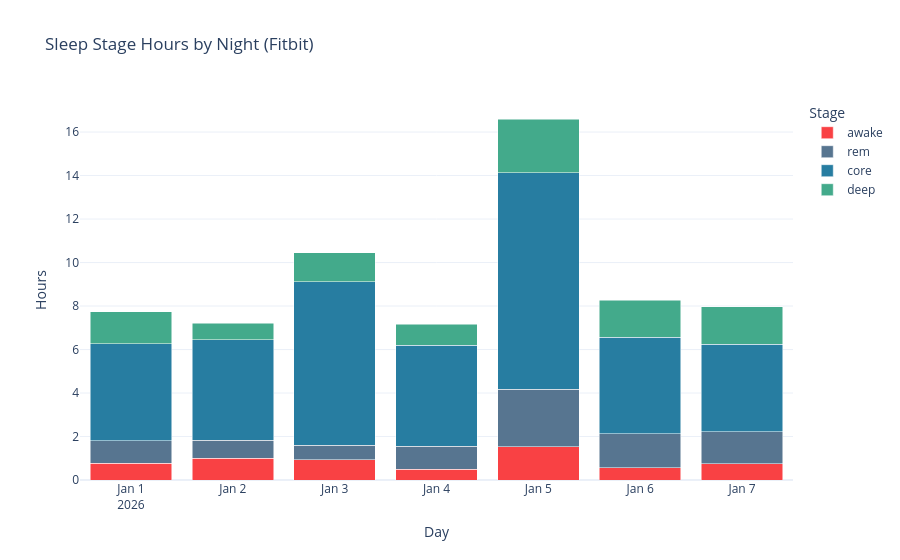
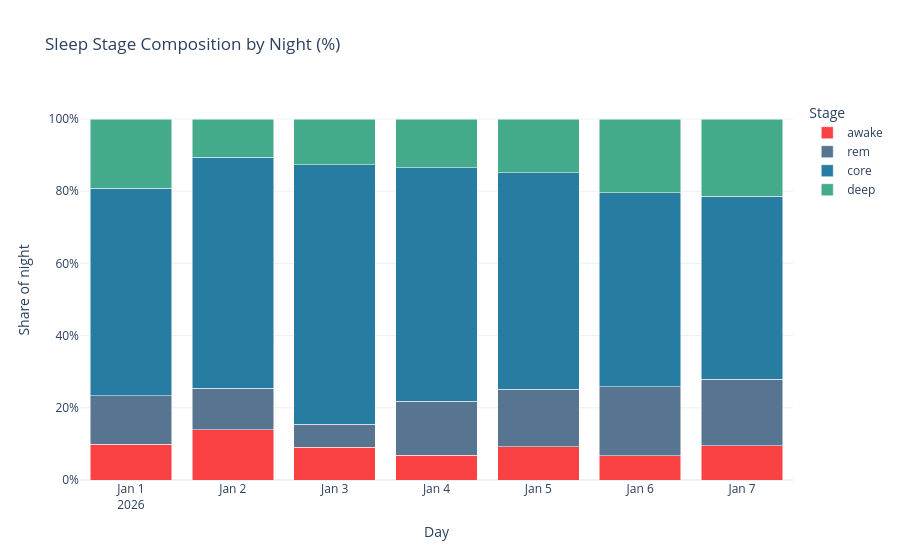
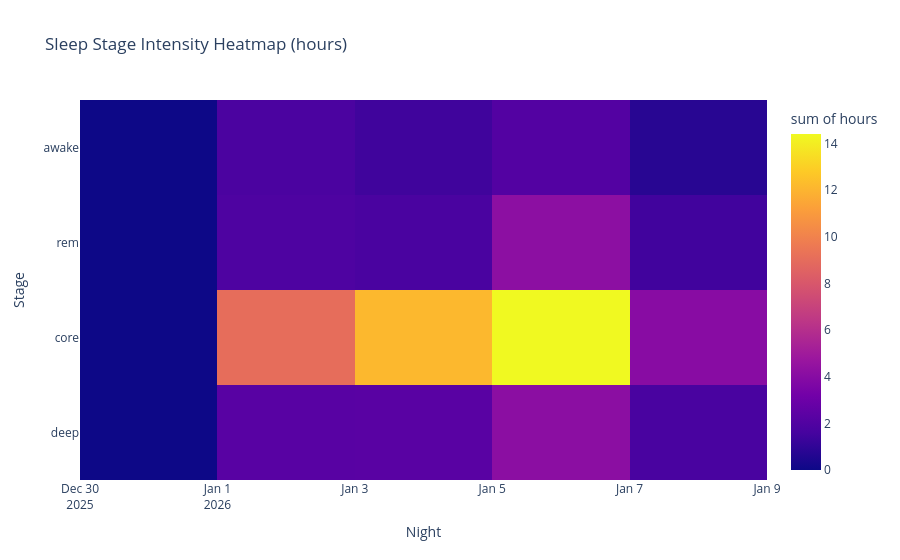

Notebook code for these charts, in order:
### Code cell
stage_order = ['awake', 'rem', 'core', 'deep', 'unknown']
color_map = {
    'awake': '#F94144',
    'rem': '#577590',
    'core': '#277DA1',
    'deep': '#43AA8B',
    'asleep': '#9E9E9E',
    'unknown': '#9E9E9E'
}

plot_df = df.copy()
plot_df['stage'] = pd.Categorical(plot_df['stage'], categories=stage_order + ['asleep'], ordered=True)
plot_df = plot_df.sort_values(['day', 'stage'])

night_totals = plot_df.groupby('day', as_index=False)['hours'].sum().rename(columns={'hours': 'total_hours'})
print(f"Average total sleep/night: {night_totals['total_hours'].mean():.2f} h")

# 1) Absolute stage hours per night
fig = px.bar(
    plot_df,
    x='day',
    y='hours',
    color='stage',
    category_orders={'stage': stage_order},
    color_discrete_map=color_map,
    title='Sleep Stage Hours by Night (Fitbit)',
    barmode='stack'
)
fig.update_layout(template='plotly_white', xaxis_title='Day', yaxis_title='Hours', legend_title='Stage')
fig.show()

# 2) Stage composition (% of each night)
pct_df = plot_df.copy()
pct_df['pct'] = pct_df['hours'] / pct_df.groupby('day')['hours'].transform('sum')
fig2 = px.bar(
    pct_df,
    x='day',
    y='pct',
    color='stage',
    category_orders={'stage': stage_order},
    color_discrete_map=color_map,
    title='Sleep Stage Composition by Night (%)',
    barmode='stack'
)
fig2.update_yaxes(tickformat='.0%')
fig2.update_layout(template='plotly_white', xaxis_title='Day', yaxis_title='Share of night', legend_title='Stage')
fig2.show()

# 3) Heatmap
heat_df = plot_df.copy()
heat_df['day_str'] = heat_df['day'].dt.strftime('%Y-%m-%d')
fig3 = px.density_heatmap(
    heat_df,
    x='day_str',
    y='stage',
    z='hours',
    histfunc='sum',
    category_orders={'stage': stage_order},
    title='Sleep Stage Intensity Heatmap (hours)'
)
fig3.update_layout(template='plotly_white', xaxis_title='Night', yaxis_title='Stage')
fig3.show()

### Figure 1 — Plotly figure (JSON) as saved in the notebook; plotly's stock layout.template omitted (floating-point values rounded to 4 significant figures)
{"data": [{"hovertemplate": "stage=awake<br>day=%{x}<br>hours=%{y}<extra></extra>", "legendgroup": "awake", "marker": {"color": "#F94144", "pattern": {"shape": ""}}, "name": "awake", "orientation": "v", "showlegend": true, "textposition": "auto", "type": "bar", "x": ["2026-01-01T00:00:00", "2026-01-02T00:00:00", "2026-01-03T00:00:00", "2026-01-04T00:00:00", "2026-01-05T00:00:00", "2026-01-06T00:00:00", "2026-01-07T00:00:00"], "xaxis": "x", "y": [0.7667, 1.0, 0.9417, 0.4917, 1.533, 0.5583, 0.7583], "yaxis": "y"}, {"hovertemplate": "stage=rem<br>day=%{x}<br>hours=%{y}<extra></extra>", "legendgroup": "rem", "marker": {"color": "#577590", "pattern": {"shape": ""}}, "name": "rem", "orientation": "v", "showlegend": true, "textposition": "auto", "type": "bar", "x": ["2026-01-01T00:00:00", "2026-01-02T00:00:00", "2026-01-03T00:00:00", "2026-01-04T00:00:00", "2026-01-05T00:00:00", "2026-01-06T00:00:00", "2026-01-07T00:00:00"], "xaxis": "x", "y": [1.042, 0.8333, 0.6667, 1.067, 2.633, 1.575, 1.467], "yaxis": "y"}, {"hovertemplate": "stage=core<br>day=%{x}<br>hours=%{y}<extra></extra>", "legendgroup": "core", "marker": {"color": "#277DA1", "pattern": {"shape": ""}}, "name": "core", "orientation": "v", "showlegend": true, "textposition": "auto", "type": "bar", "x": ["2026-01-01T00:00:00", "2026-01-02T00:00:00", "2026-01-03T00:00:00", "2026-01-04T00:00:00", "2026-01-05T00:00:00", "2026-01-06T00:00:00", "2026-01-07T00:00:00"], "xaxis": "x", "y": [4.45, 4.608, 7.517, 4.633, 9.967, 4.442, 4.025], "yaxis": "y"}, {"hovertemplate": "stage=deep<br>day=%{x}<br>hours=%{y}<extra></extra>", "legendgroup": "deep", "marker": {"color": "#43AA8B", "pattern": {"shape": ""}}, "name": "deep", "orientation": "v", "showlegend": true, "textposition": "auto", "type": "bar", "x": ["2026-01-01T00:00:00", "2026-01-02T00:00:00", "2026-01-03T00:00:00", "2026-01-04T00:00:00", "2026-01-05T00:00:00", "2026-01-06T00:00:00", "2026-01-07T00:00:00"], "xaxis": "x", "y": [1.483, 0.7583, 1.317, 0.9667, 2.467, 1.683, 1.708], "yaxis": "y"}], "layout": {"barmode": "stack", "legend": {"title": {"text": "Stage"}, "tracegroupgap": 0}, "title": {"text": "Sleep Stage Hours by Night (Fitbit)"}, "xaxis": {"anchor": "y", "domain": [0, 1], "title": {"text": "Day"}}, "yaxis": {"anchor": "x", "domain": [0, 1], "title": {"text": "Hours"}}}}

### Figure 2 — Plotly figure (JSON) as saved in the notebook; plotly's stock layout.template omitted (floating-point values rounded to 4 significant figures)
{"data": [{"hovertemplate": "stage=awake<br>day=%{x}<br>pct=%{y}<extra></extra>", "legendgroup": "awake", "marker": {"color": "#F94144", "pattern": {"shape": ""}}, "name": "awake", "orientation": "v", "showlegend": true, "textposition": "auto", "type": "bar", "x": ["2026-01-01T00:00:00", "2026-01-02T00:00:00", "2026-01-03T00:00:00", "2026-01-04T00:00:00", "2026-01-05T00:00:00", "2026-01-06T00:00:00", "2026-01-07T00:00:00"], "xaxis": "x", "y": [0.09903, 0.1389, 0.09018, 0.06868, 0.09237, 0.06761, 0.09529], "yaxis": "y"}, {"hovertemplate": "stage=rem<br>day=%{x}<br>pct=%{y}<extra></extra>", "legendgroup": "rem", "marker": {"color": "#577590", "pattern": {"shape": ""}}, "name": "rem", "orientation": "v", "showlegend": true, "textposition": "auto", "type": "bar", "x": ["2026-01-01T00:00:00", "2026-01-02T00:00:00", "2026-01-03T00:00:00", "2026-01-04T00:00:00", "2026-01-05T00:00:00", "2026-01-06T00:00:00", "2026-01-07T00:00:00"], "xaxis": "x", "y": [0.1346, 0.1157, 0.06385, 0.149, 0.1586, 0.1907, 0.1843], "yaxis": "y"}, {"hovertemplate": "stage=core<br>day=%{x}<br>pct=%{y}<extra></extra>", "legendgroup": "core", "marker": {"color": "#277DA1", "pattern": {"shape": ""}}, "name": "core", "orientation": "v", "showlegend": true, "textposition": "auto", "type": "bar", "x": ["2026-01-01T00:00:00", "2026-01-02T00:00:00", "2026-01-03T00:00:00", "2026-01-04T00:00:00", "2026-01-05T00:00:00", "2026-01-06T00:00:00", "2026-01-07T00:00:00"], "xaxis": "x", "y": [0.5748, 0.64, 0.7199, 0.6473, 0.6004, 0.5378, 0.5058], "yaxis": "y"}, {"hovertemplate": "stage=deep<br>day=%{x}<br>pct=%{y}<extra></extra>", "legendgroup": "deep", "marker": {"color": "#43AA8B", "pattern": {"shape": ""}}, "name": "deep", "orientation": "v", "showlegend": true, "textposition": "auto", "type": "bar", "x": ["2026-01-01T00:00:00", "2026-01-02T00:00:00", "2026-01-03T00:00:00", "2026-01-04T00:00:00", "2026-01-05T00:00:00", "2026-01-06T00:00:00", "2026-01-07T00:00:00"], "xaxis": "x", "y": [0.1916, 0.1053, 0.1261, 0.135, 0.1486, 0.2038, 0.2147], "yaxis": "y"}], "layout": {"barmode": "stack", "legend": {"title": {"text": "Stage"}, "tracegroupgap": 0}, "title": {"text": "Sleep Stage Composition by Night (%)"}, "xaxis": {"anchor": "y", "domain": [0, 1], "title": {"text": "Day"}}, "yaxis": {"anchor": "x", "domain": [0, 1], "tickformat": ".0%", "title": {"text": "Share of night"}}}}

### Figure 3 — Plotly figure (JSON) as saved in the notebook; plotly's stock layout.template omitted (floating-point values rounded to 4 significant figures)
{"data": [{"coloraxis": "coloraxis", "histfunc": "sum", "hovertemplate": "day_str=%{x}<br>stage=%{y}<br>sum of hours=%{z}<extra></extra>", "name": "", "type": "histogram2d", "x": ["2026-01-01", "2026-01-01", "2026-01-01", "2026-01-01", "2026-01-02", "2026-01-02", "2026-01-02", "2026-01-02", "2026-01-03", "2026-01-03", "2026-01-03", "2026-01-03", "2026-01-04", "2026-01-04", "2026-01-04", "2026-01-04", "2026-01-05", "2026-01-05", "2026-01-05", "2026-01-05", "2026-01-06", "2026-01-06", "2026-01-06", "2026-01-06", "2026-01-07", "2026-01-07", "2026-01-07", "2026-01-07"], "xaxis": "x", "xbingroup": "x", "y": ["awake", "rem", "core", "deep", "awake", "rem", "core", "deep", "awake", "rem", "core", "deep", "awake", "rem", "core", "deep", "awake", "rem", "core", "deep", "awake", "rem", "core", "deep", "awake", "rem", "core", "deep"], "yaxis": "y", "ybingroup": "y", "z": [0.7667, 1.042, 4.45, 1.483, 1.0, 0.8333, 4.608, 0.7583, 0.9417, 0.6667, 7.517, 1.317, 0.4917, 1.067, 4.633, 0.9667, 1.533, 2.633, 9.967, 2.467, 0.5583, 1.575, 4.442, 1.683, 0.7583, 1.467, 4.025, 1.708]}], "layout": {"coloraxis": {"colorbar": {"title": {"text": "sum of hours"}}, "colorscale": [[0, "#0d0887"], [0.1111, "#46039f"], [0.2222, "#7201a8"], [0.3333, "#9c179e"], [0.4444, "#bd3786"], [0.5556, "#d8576b"], [0.6667, "#ed7953"], [0.7778, "#fb9f3a"], [0.8889, "#fdca26"], [1, "#f0f921"]]}, "legend": {"tracegroupgap": 0}, "title": {"text": "Sleep Stage Intensity Heatmap (hours)"}, "xaxis": {"anchor": "y", "domain": [0, 1], "title": {"text": "Night"}}, "yaxis": {"anchor": "x", "categoryarray": ["unknown", "deep", "core", "rem", "awake"], "categoryorder": "array", "domain": [0, 1], "title": {"text": "Stage"}}}}
